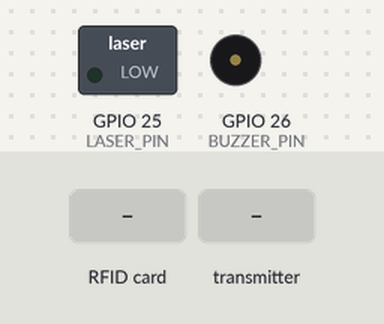
A sketch run on a simulated ESP32. Shown: switched loads named in the sketch (green lamp = pin HIGH), buzzer (waves = sounding, pin HIGH). The inputs (shaded band) are chosen by the test bench. What the sketch prints to the serial monitor is not drawn.

Above: at 1.2 s.
1.3 s: RFID card 5E 7A 19 C4 held to the reader
At 2.7 s:
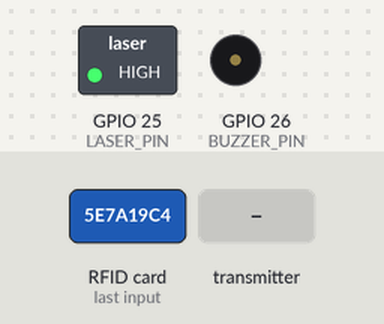
3.0 s: the transmitter starts sending command = ALARM
At 3.9 s:
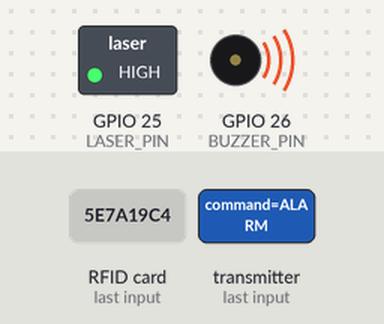
4.5 s: RFID card 5E 7A 19 C4 held to the reader
At 5.3 s:
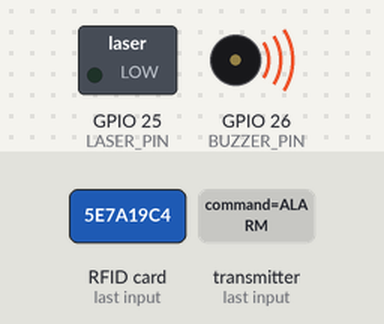
6.5 s: the transmitter starts sending command = DISARMED
At 7.6 s:
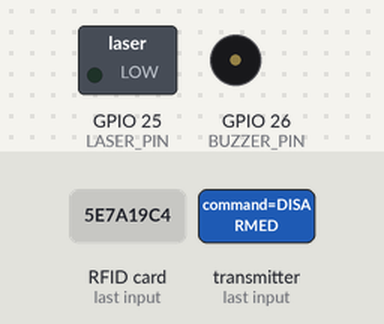
Timing chart, 0 to 9.0 s (numbered marks = the images above; inputs shaded):
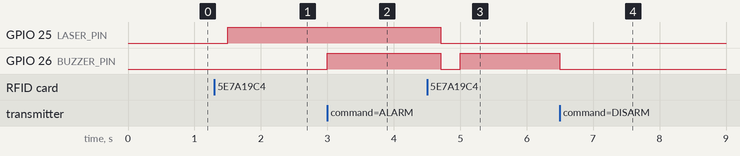

Measured:
- after the input at 1.3 s, GPIO 25 (LASER_PIN): LOW → HIGH after 0.20 s
- after the input at 3.0 s, GPIO 26 (BUZZER_PIN): LOW → HIGH at once
- after the input at 4.5 s, GPIO 25 (LASER_PIN): HIGH → LOW after 0.21 s; GPIO 26 (BUZZER_PIN): HIGH → LOW after 0.21 s, → HIGH 0.29 s later
- after the input at 6.5 s, GPIO 26 (BUZZER_PIN): HIGH → LOW at once

The sketch:

Emitter.ino
```cpp
#include <Wire.h>
#include <MFRC522_I2C.h>
#include <esp_now.h>
#include <WiFi.h>

// -------- Pins --------
#define LASER_PIN   25
#define BUZZER_PIN  26
#define SDA_PIN     21
#define SCL_PIN     22

// -------- RFID --------
MFRC522_I2C mfrc522(0x28, -1);

// -------- ESP-NOW --------
uint8_t receiverMAC[] = {0x20, 0xE7, 0xC8, 0xF6, 0xE2, 0xD4};

typedef struct {
  char command[12];
} Message;

Message outMsg;

void onDataSent(const wifi_tx_info_t *info, esp_now_send_status_t status) {
  Serial.print("Send status: ");
  Serial.println(status == ESP_NOW_SEND_SUCCESS ? "OK" : "FAIL");
}

void onDataRecv(const esp_now_recv_info_t *info, const uint8_t *data, int len) {
  Message incoming;
  memcpy(&incoming, data, sizeof(incoming));

  if (strcmp(incoming.command, "ALARM") == 0) {
    digitalWrite(BUZZER_PIN, HIGH);
  }
  if (strcmp(incoming.command, "DISARMED") == 0) {
    digitalWrite(BUZZER_PIN, LOW);
  }
}

void sendCommand(const char* cmd) {
  strncpy(outMsg.command, cmd, sizeof(outMsg.command));
  esp_now_send(receiverMAC, (uint8_t *)&outMsg, sizeof(outMsg));
}

void initESPNow() {
  WiFi.mode(WIFI_STA);
  if (esp_now_init() != ESP_OK) { Serial.println("ESP-NOW init failed"); return; }
  esp_now_register_send_cb(onDataSent);
  esp_now_register_recv_cb(onDataRecv);

  esp_now_peer_info_t peerInfo = {};
  memcpy(peerInfo.peer_addr, receiverMAC, 6);
  peerInfo.channel = 0;
  peerInfo.encrypt = false;
  esp_now_add_peer(&peerInfo);
}

bool armed = false;

bool rfidScanned() {
  if (!mfrc522.PICC_IsNewCardPresent()) return false;
  if (!mfrc522.PICC_ReadCardSerial())  return false;
  mfrc522.PICC_HaltA();
  return true;
}

void arm() {
  armed = true;
  digitalWrite(LASER_PIN, HIGH);
  digitalWrite(BUZZER_PIN, LOW);
  sendCommand("ARMED");
  Serial.println("System ARMED");
}

void disarm() {
  armed = false;
  digitalWrite(LASER_PIN,  LOW);
  digitalWrite(BUZZER_PIN, LOW);
  sendCommand("DISARMED");
  Serial.println("System DISARMED — idling");
}

void setup() {
  Serial.begin(115200);
  pinMode(LASER_PIN,  OUTPUT);
  pinMode(BUZZER_PIN, OUTPUT);
  digitalWrite(LASER_PIN,  LOW);
  digitalWrite(BUZZER_PIN, LOW);

  Wire.begin(SDA_PIN, SCL_PIN);
  mfrc522.PCD_Init();
  Serial.println("Scan card to arm...");
  initESPNow();
}

void loop() {
  if (!rfidScanned()) {
    delay(100);
    return;
  }
  delay(200); // debounce
  if (!armed) arm();
  else        disarm();
  delay(1000); // prevent double scan
}
```
